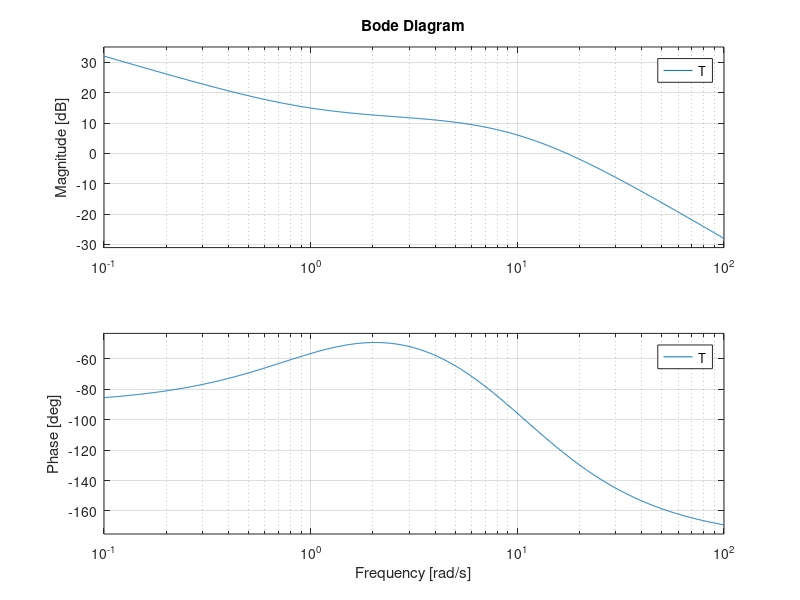

Recreate this plot in MATLAB. (Note: this script raises an error after producing the figure.)
%% ECE-311, HW-6, Problem 1, 05/14/15, Casimir Sowinski
% Problem 1: Given the Bode magnitude plot shown:
% 
% <<EQN_P1.PNG>>
% 
% * (a) Sketch the corresponding asymptotic phase curve for the system. 
%       Assume the system transfer function is minimum phase.
% * (b) Determine the transfer function corresponding the Bode plot sketch
% * (c) Determine the error coefficients K_p, K_v, K_a
% * (d) Using your answer to (c), determine the closed-loop steady state 
%       error to a step input of $R(s)=2/s$, and to a ramp input of 
%       $R(s)=4/s^2$ You may assume the standard unity negative gain 
%       feedback configuration.

clc
clear    
%% Bode plot with margins

% Init  variables/functions
s       = tf('s');                      % tf variable
K       = 400;                          % Gain
T       = K*(s+1)/(s*(s+10)^2);         % T(s)

% Plot bode diagram
figure(1)
bode(T);

% Plot bode diagram w/ asymptotes
figure(2)
asymp(T,.01,100);
